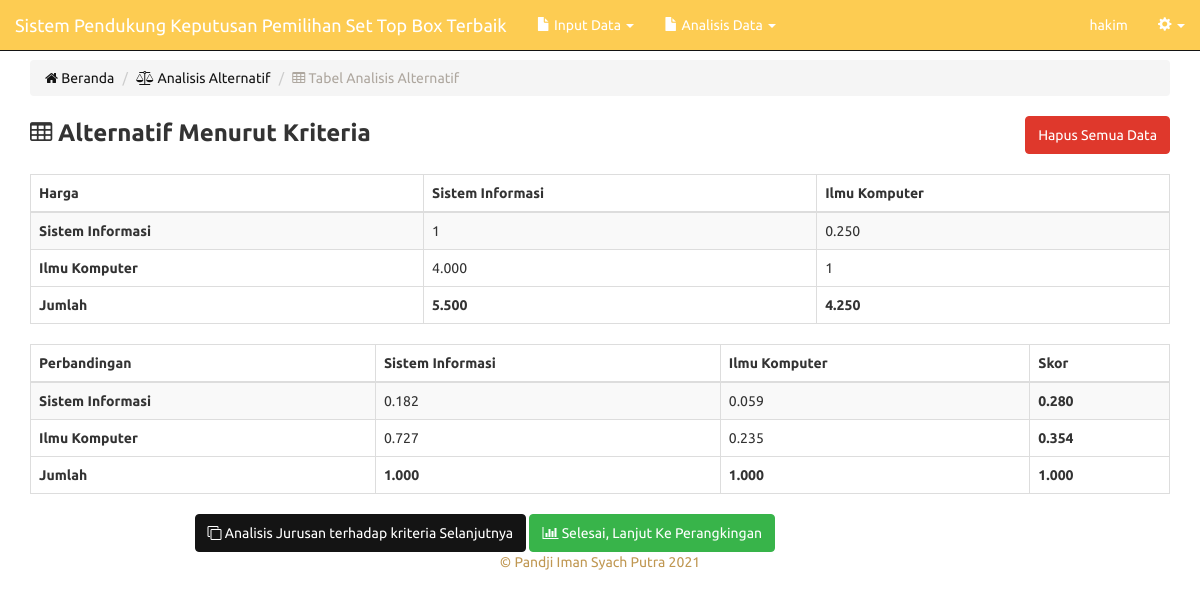
Screenshot of /analisa-alternatif-tabel.php?kriteria=C1 (signed in) with the database file from the repository.
### tables this page shows
CREATE TABLE `ahp_data_kriteria` (
  `id_pengguna` varchar(3) NOT NULL,
  `id_kriteria` varchar(2) NOT NULL,
  `nama_kriteria` varchar(45) NOT NULL,
  `jumlah_kriteria` double NOT NULL,
  `bobot_kriteria` double NOT NULL
);

CREATE TABLE `ahp_data_alternatif` (
  `id_alternatif` varchar(2) NOT NULL,
  `nama_alternatif` varchar(45) NOT NULL,
  `hasil_akhir` double NOT NULL,
  `id_pengguna` varchar(3) NOT NULL
);

CREATE TABLE `ahp_analisa_alternatif` (
  `alternatif_pertama` varchar(2) NOT NULL,
  `nilai_analisa_alternatif` double NOT NULL,
  `hasil_analisa_alternatif` double NOT NULL,
  `alternatif_kedua` varchar(2) NOT NULL,
  `id_kriteria` varchar(2) NOT NULL,
  `id_pengguna` varchar(3) NOT NULL
);

CREATE TABLE `ahp_jum_alt_kri` (
  `id_pengguna` varchar(3) NOT NULL,
  `id_alternatif` varchar(2) NOT NULL,
  `id_kriteria` varchar(2) NOT NULL,
  `jumlah_alt_kri` double NOT NULL,
  `skor_alt_kri` double NOT NULL,
  `hasil_alt_kri` double NOT NULL
);

### includes/skor.inc.php (called while the page is built, shortened)
<?php
class Skor{
	private $conn;
	private $table_name = "ahp_analisa_alternatif";
	public function __construct($db){
		$this->conn = $db;
	}
	function readAll1($a, $b, $c){
		$query = "SELECT * FROM ".$this->table_name." where alternatif_pertama = '$a' and alternatif_kedua = '$b' and id_kriteria='$c' and id_pengguna='$_SESSION[id_pengguna]' LIMIT 0,1";
		$stmt = $this->conn->prepare( $query );
		$stmt->execute();
		$row = $stmt->fetch(PDO::FETCH_ASSOC);
		$this->kp = $row['nilai_analisa_alternatif'];
	}
	function readAll2(){
		$query = "SELECT * FROM ahp_data_alternatif where id_pengguna = '$_SESSION[id_pengguna]'";
		$stmt = $this->conn->prepare( $query );
		$stmt->execute();
		return $stmt;
	}
	function readAll3($a, $b){
		$query = "SELECT * FROM ahp_jum_alt_kri where id_alternatif='$a' and id_kriteria='$b' and id_pengguna = '$_SESSION[id_pengguna]' LIMIT 0,1";
		$stmt = $this->conn->prepare( $query );
		$stmt->execute();
		$row = $stmt->fetch(PDO::FETCH_ASSOC);
		$this->jak = $row['jumlah_alt_kri'];
	}
	function readSum1($a,$b){
		$query = "SELECT sum(nilai_analisa_alternatif) as jumkr FROM ".$this->table_name." where alternatif_kedua = '$a' and id_kriteria='$b' and id_pengguna='$_SESSION[id_pengguna]'";
		$stmt = $this->conn->prepare( $query );
		$stmt->execute();
		$row = $stmt->fetch(PDO::FETCH_ASSOC);
		$this->nak = $row['jumkr'];
	}
	function readSum2($a,$b){
		$query = "SELECT sum(hasil_analisa_alternatif) as jumkr2 FROM ".$this->table_name." where alternatif_kedua = '$a' and id_kriteria = '$b' and id_pengguna='$_SESSION[id_pengguna]'";
		$stmt = $this->conn->prepare( $query );
		$stmt->execute();
		$row = $stmt->fetch(PDO::FETCH_ASSOC);
		$this->nak = $row['jumkr2'];
	}
	function readSum3($a){
		$query = "SELECT sum(skor_alt_kri) as bbkr FROM ahp_jum_alt_kri where id_kriteria='$a' and id_pengguna = '$_SESSION[id_pengguna]'";
		$stmt = $this->conn->prepare( $query );
		$stmt->execute();
		$row = $stmt->fetch(PDO::FETCH_ASSOC);
		$this->bb = $row['bbkr'];
	}
	function readAvg($a,$b){
		$query = "SELECT avg(hasil_analisa_alternatif) as avgkr FROM ".$this->table_name." where alternatif_pertama = '$a' and id_kriteria='$b' and id_pengguna = '$_SESSION[id_pengguna]'";
		$stmt = $this->conn->prepare( $query );
		$stmt->execute();
		$row = $stmt->fetch(PDO::FETCH_ASSOC);
		$this->hak = $row['avgkr'];
	}
	function readKri($a){
		$query = "SELECT * FROM ahp_data_kriteria where id_kriteria='$a' and id_pengguna='$_SESSION[id_pengguna]' ";
		$stmt = $this->conn->prepare( $query );
		$stmt->execute();
		$row = $stmt->fetch(PDO::FETCH_ASSOC);
		$this->kri = $row['nama_kriteria'];
	}
}
?>

### analisa-alternatif-tabel.php (the view, shortened to what this page needs)
<?php
include_once 'header.php';
include_once 'includes/skor.inc.php';
$pro = new Skor($db);
$altkriteria = isset($_POST['kriteria']) ? $_POST['kriteria'] : $_GET['kriteria'];
$stmt2 = $pro->readAll2();
$stmt3 = $pro->readAll2();
if(isset($altkriteria)){
$pro->readKri($altkriteria);
?>
	<div class="col-xs-12 col-sm-12 col-md-12">
    <br>
      <br>
      <br>
	<ol class="breadcrumb">
	  <li><a href="main.php"><span class="fa fa-home"></span> Beranda</a></li>
	  <li><a href="analisa-alternatif.php"><span class="fa fa-balance-scale"></span> Analisis Alternatif</a></li>
	  <li class="active"><span class="fa fa-table"></span> Tabel Analisis Alternatif</li>
	</ol>
<form method="post">
	<div class="row">
		<div class="col-md-6 text-left">
			<strong style="font-size:18pt;"><span class="fa fa-table"></span> Alternatif Menurut Kriteria</strong>
		</div>
		<div class="col-md-6 text-right">
            <button name="hapus" class="btn btn-danger">Hapus Semua Data</button>
		</div>
	</div>
	<br/>
	<table width="100%" class="table table-striped table-bordered">
        <thead>
            <tr>
                <th><?php echo $pro->kri ?></th>
                <?php
				while ($row2 = $stmt2->fetch(PDO::FETCH_ASSOC)){
				?>
                <th><?php echo $row2['nama_alternatif'] ?></th>
                <?php
				}
				?>
            </tr>
        </thead>
        <tbody>
<?php
while ($row3 = $stmt3->fetch(PDO::FETCH_ASSOC)){
?>
            <tr>
                <th style="vertical-align:middle;"><?php echo $row3['nama_alternatif'] ?></th>
                <?php
				$stmt4 = $pro->readAll2();
				while ($row4 = $stmt4->fetch(PDO::FETCH_ASSOC)){
				?>
                <td style="vertical-align:middle;">
                	<?php
                	if($row3['id_alternatif']==$row4['id_alternatif']){
                		echo '1';
                	} else{
                		$pro->readAll1($row3['id_alternatif'],$row4['id_alternatif'],$altkriteria);
                		echo number_format($pro->kp, 3, '.', ',');
                	}
                	?>
                </td>
                <?php
				}
				?>
            </tr>
<?php
}
?>
        </tbody>
        <tfoot>
         	<tr>
                <th>Jumlah</th>
                <?php
                $stmt5 = $pro->readAll2();
				while ($row5 = $stmt5->fetch(PDO::FETCH_ASSOC)){
				?>
                <th><?php
                	$pro->readSum1($row5['id_alternatif'],$altkriteria);
                	echo number_format($pro->nak, 3, '.', ',');
                ?></th>
                <?php
				}
				?>
            </tr>
        </tfoot>
    </table>
</form>
	<table width="100%" class="table table-striped table-bordered">
        <thead>
            <tr>
                <th>Perbandingan</th>
                <?php
                $stmt2x = $pro->readAll2();
				$stmt3x = $pro->readAll2();
				while ($row2x = $stmt2x->fetch(PDO::FETCH_ASSOC)){
				?>
                <th><?php echo $row2x['nama_alternatif'] ?></th>
                <?php
				}
				?>
                <th>Skor</th>
            </tr>
        </thead>
        <tbody>
<?php
while ($row3x = $stmt3x->fetch(PDO::FETCH_ASSOC)){
?>
            <tr>
                <th style="vertical-align:middle;"><?php echo $row3x['nama_alternatif'] ?></th>
                <?php
				$stmt4x = $pro->readAll2();
				while ($row4x = $stmt4x->fetch(PDO::FETCH_ASSOC)){
				?>
                <td style="vertical-align:middle;">
                	<?php
                    $pro->readAll3($row4x['id_alternatif'],$altkriteria);
                    $jakx = $pro->jak;
                	if($row3x['id_alternatif']==$row4x['id_alternatif']){
                		$hs1 = 1/$jakx;
                		$pro->insert2($hs1,$row3x['id_alternatif'],$row4x['id_alternatif'],$altkriteria,$_SESSION['id_pengguna']);
                		echo number_format($hs1, 3, '.', ',');
                	} else{
                		$pro->readAll1($row3x['id_alternatif'],$row4x['id_alternatif'],$altkriteria);
                        $kpx = $pro->kp;
                		$jmk = $kpx/$jakx;
                		$pro->insert2($jmk,$row3x['id_alternatif'],$row4x['id_alternatif'],$altkriteria,$_SESSION['id_pengguna']);
                		echo number_format($jmk, 3, '.', ',');
                	}
                	?>
                </td>
                <?php
				}
				?>
				<th style="vertical-align:middle;"><?php
					$pro->readAvg($row3x['id_alternatif'],$altkriteria);
					$bbt = $pro->hak;
					$pro->insert4($bbt,$row3x['id_alternatif'],$altkriteria);
					echo number_format($bbt, 3, '.', ',');
				?></th>
            </tr>
<?php
}
?>
        </tbody>
        <tfoot>
         	<tr>
                <th>Jumlah</th>
                <?php
                $stmt5x = $pro->readAll2();
				while ($row5x = $stmt5x->fetch(PDO::FETCH_ASSOC)){
				?>
                <th><?php
                	$pro->readSum2($row5x['id_alternatif'],$altkriteria);
                	echo number_format($pro->nak, 3, '.', ',');
                ?></th>
                <?php
				}
				?>
                <th><?php
                	$pro->readSum3($altkriteria);
                	echo number_format($pro->bb, 3, '.', ',');
                ?></th>
            </tr>
        </tfoot>
    </table>
    <div class="col-md-8 text-right">
    <button type="button" onclick="location.href='analisa-alternatif.php'" class="btn btn-primary"><span class="fa fa-clone"></span> Analisis Jurusan terhadap kriteria Selanjutnya</button>
            <button type="submit" onclick="location.href='rangking.php'" name="hapus-contengan" class="btn btn-success"><span class="fa fa-bar-chart"></span> Selesai, Lanjut Ke Perangkingan</button>
    </div>
</div>
</div>
<?php
} else{
    header('location: analisa-alternatif.php');
}
include_once 'footer.php';
?>

### rows the page displays
ahp_data_kriteria: nama_kriteria "Harga"
ahp_data_alternatif: nama_alternatif "Sistem Informasi", id_alternatif "1", ahp_analisa_alternatif.nilai_analisa_alternatif "4.000", nak "5.500", ahp_jum_alt_kri.jumlah_alt_kri "0.182", bbt "0.280", ahp_analisa_alternatif.nilai_analisa_alternatif "0.727", nak "1.000"
ahp_data_alternatif: nama_alternatif "Ilmu Komputer", ahp_analisa_alternatif.nilai_analisa_alternatif "0.250", id_alternatif "1", nak "4.250", ahp_analisa_alternatif.nilai_analisa_alternatif "0.059", ahp_jum_alt_kri.jumlah_alt_kri "0.235", bbt "0.354", nak "1.000"

### other values shown
$_SESSION['nama_lengkap'] "hakim"
$pro->bb "1.000"
